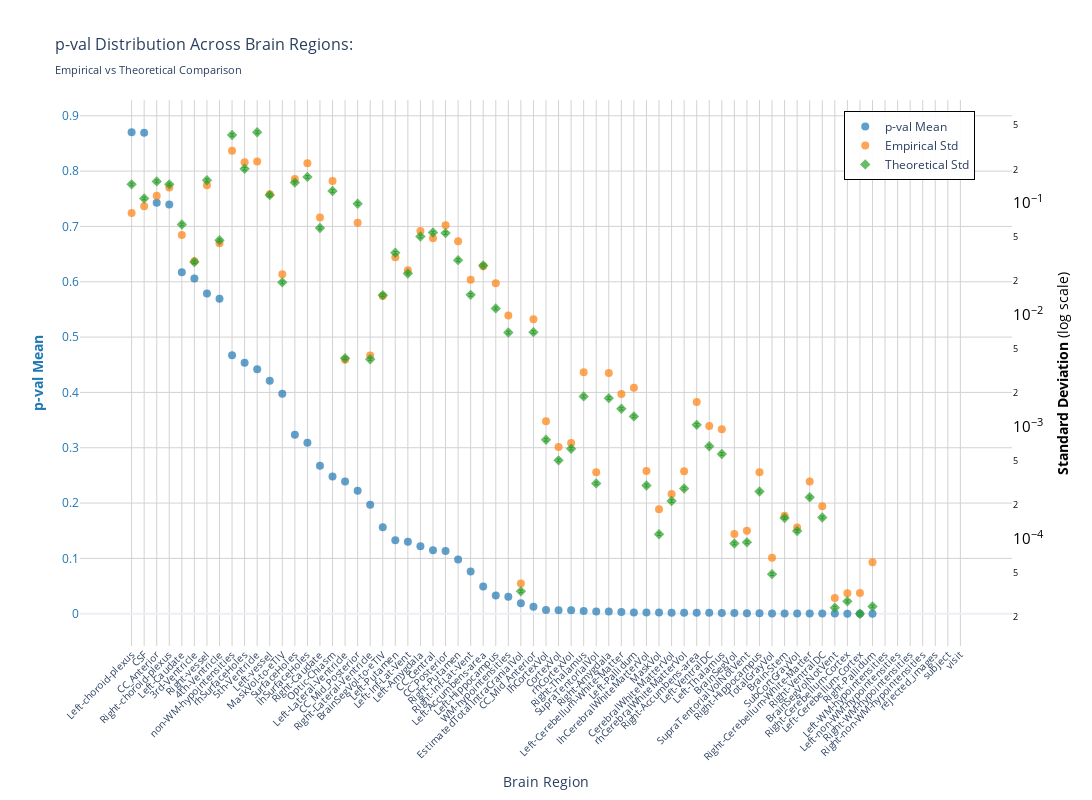
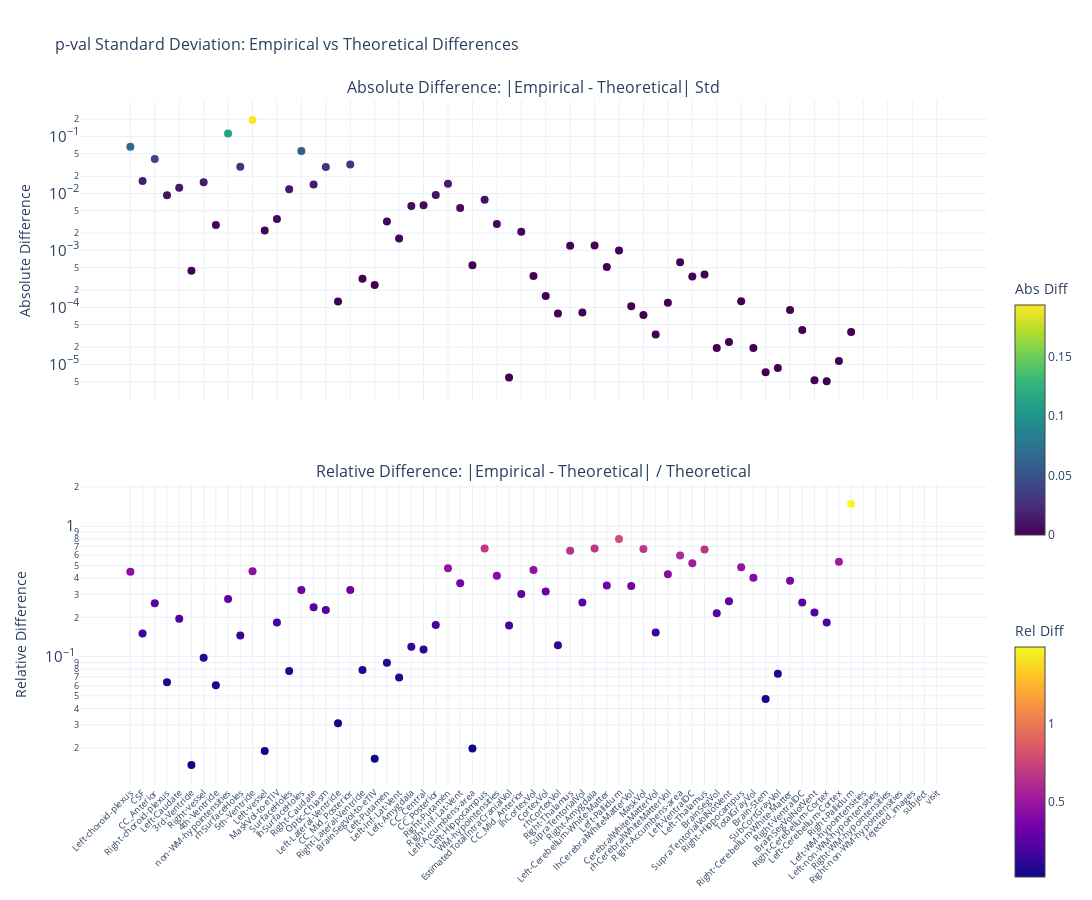

The notebook cell saved with these charts, in order:
### Markdown cell above
### p-value

### Code cell
nu_nav = df_navr[(df_navr["timepoint"] == "baseline") & (df_navr["group"] == "HC-PD")]
data_path = stats_dir / f"ancova_baseline_{METRIC}.parquet"
df, stats = get_test_stats(
    data_path, stat_functions_F, nu_nav, hemisphere=False, study="baseline"
)
show_figure(stats, hemisphere=False, stat_name="p-val", study="baseline", metric=METRIC)

### Figure 1 — Plotly figure (JSON) as saved in the notebook; plotly's stock layout.template omitted (floating-point values rounded to 4 significant figures)
{"data": [{"hovertemplate": "<b>%{x}</b><br>Mean p-val: %{y:.2f}<br><extra></extra>", "marker": {"color": "#1f77b4", "opacity": 0.7, "size": 8}, "mode": "markers", "name": "p-val Mean", "type": "scatter", "x": ["Left-choroid-plexus", "CSF", "CC_Anterior", "Right-choroid-plexus", "Left-Caudate", "3rd-Ventricle", "Right-vessel", "4th-Ventricle", "non-WM-hypointensities", "rhSurfaceHoles", "5th-Ventricle", "Left-vessel", "MaskVol-to-eTIV", "SurfaceHoles", "lhSurfaceHoles", "Right-Caudate", "Optic-Chiasm", "Left-Lateral-Ventricle", "CC_Mid_Posterior", "Right-Lateral-Ventricle", "BrainSegVol-to-eTIV", "Left-Putamen", "Left-Inf-Lat-Vent", "Left-Amygdala", "CC_Central", "CC_Posterior", "Right-Putamen", "Right-Inf-Lat-Vent", "Left-Accumbens-area", "Left-Hippocampus", "WM-hypointensities", "EstimatedTotalIntraCranialVol", "CC_Mid_Anterior", "lhCortexVol", "CortexVol", "rhCortexVol", "Right-Thalamus", "SupraTentorialVol", "Right-Amygdala", "Left-Cerebellum-White-Matter", "Left-Pallidum", "lhCerebralWhiteMatterVol", "MaskVol", "CerebralWhiteMatterVol", "rhCerebralWhiteMatterVol", "Right-Accumbens-area", "Left-VentralDC", "Left-Thalamus", "BrainSegVol", "SupraTentorialVolNotVent", "Right-Hippocampus", "TotalGrayVol", "Brain-Stem", "SubCortGrayVol", "Right-Cerebellum-White-Matter", "Right-VentralDC", "BrainSegVolNotVent", "Right-Cerebellum-Cortex", "Left-Cerebellum-Cortex", "Right-Pallidum", "Left-WM-hypointensities", "Left-non-WM-hypointensities", "Right-WM-hypointensities", "Right-non-WM-hypointensities", "rejected_images", "subject", "visit"], "y": [0.8701, 0.8694, 0.7429, 0.7398, 0.6173, 0.606, 0.5788, 0.5691, 0.4674, 0.4537, 0.4419, 0.421, 0.3978, 0.3234, 0.3089, 0.2673, 0.2479, 0.2389, 0.2223, 0.1969, 0.1562, 0.1329, 0.1303, 0.122, 0.1147, 0.1135, 0.09793, 0.07614, 0.04927, 0.03314, 0.03052, 0.01913, 0.01279, 0.006717, 0.006245, 0.006153, 0.004889, 0.003961, 0.003843, 0.003078, 0.002425, 0.002179, 0.002178, 0.001983, 0.00193, 0.001922, 0.001588, 0.001328, 0.001109, 0.001015, 0.0006857, 0.0005819, 0.0005499, 0.00052, 0.0003864, 0.0003491, 0.0002605, 0.0001175, 0.0001013, 4.898e-05, NaN, NaN, NaN, NaN, NaN, NaN, NaN], "yaxis": "y"}, {"hovertemplate": "<b>%{x}</b><br>Empirical Std: %{y:.3f}<br><extra></extra>", "marker": {"color": "#ff7f0e", "opacity": 0.7, "size": 8, "symbol": "circle"}, "mode": "markers", "name": "Empirical Std", "type": "scatter", "x": ["Left-choroid-plexus", "CSF", "CC_Anterior", "Right-choroid-plexus", "Left-Caudate", "3rd-Ventricle", "Right-vessel", "4th-Ventricle", "non-WM-hypointensities", "rhSurfaceHoles", "5th-Ventricle", "Left-vessel", "MaskVol-to-eTIV", "SurfaceHoles", "lhSurfaceHoles", "Right-Caudate", "Optic-Chiasm", "Left-Lateral-Ventricle", "CC_Mid_Posterior", "Right-Lateral-Ventricle", "BrainSegVol-to-eTIV", "Left-Putamen", "Left-Inf-Lat-Vent", "Left-Amygdala", "CC_Central", "CC_Posterior", "Right-Putamen", "Right-Inf-Lat-Vent", "Left-Accumbens-area", "Left-Hippocampus", "WM-hypointensities", "EstimatedTotalIntraCranialVol", "CC_Mid_Anterior", "lhCortexVol", "CortexVol", "rhCortexVol", "Right-Thalamus", "SupraTentorialVol", "Right-Amygdala", "Left-Cerebellum-White-Matter", "Left-Pallidum", "lhCerebralWhiteMatterVol", "MaskVol", "CerebralWhiteMatterVol", "rhCerebralWhiteMatterVol", "Right-Accumbens-area", "Left-VentralDC", "Left-Thalamus", "BrainSegVol", "SupraTentorialVolNotVent", "Right-Hippocampus", "TotalGrayVol", "Brain-Stem", "SubCortGrayVol", "Right-Cerebellum-White-Matter", "Right-VentralDC", "BrainSegVolNotVent", "Right-Cerebellum-Cortex", "Left-Cerebellum-Cortex", "Right-Pallidum", "Left-WM-hypointensities", "Left-non-WM-hypointensities", "Right-WM-hypointensities", "Right-non-WM-hypointensities", "rejected_images", "subject", "visit"], "y": [0.08137, 0.09354, 0.1162, 0.1377, 0.0519, 0.03016, 0.1441, 0.04376, 0.2942, 0.2319, 0.2356, 0.1202, 0.02315, 0.1643, 0.2269, 0.07434, 0.1574, 0.003982, 0.0667, 0.004345, 0.0148, 0.03275, 0.02509, 0.05625, 0.04843, 0.06335, 0.04565, 0.02067, 0.02721, 0.0192, 0.009888, 3.984e-05, 0.009157, 0.001121, 0.0006614, 0.0007168, 0.003087, 0.0003943, 0.003028, 0.001964, 0.002235, 0.0004042, 0.0001835, 0.000251, 0.0004025, 0.001667, 0.00102, 0.0009527, 0.0001102, 0.0001178, 0.0003928, 6.784e-05, 0.0001608, 0.0001261, 0.0003247, 0.0001955, 2.958e-05, 3.267e-05, 3.287e-05, 6.188e-05, NaN, NaN, NaN, NaN, NaN, NaN, NaN], "yaxis": "y2"}, {"error_y": {"array": [0.004122, 0.003084, 0.004379, 0.00412, 0.001806, 0.0008327, 0.004478, 0.001305, 0.01139, 0.005672, 0.01203, 0.003304, 0.0005486, 0.004272, 0.004802, 0.001681, 0.003591, 0.0001151, 0.002766, 0.0001129, 0.0004217, 0.001008, 0.0006575, 0.001408, 0.00153, 0.001511, 0.0008661, 0.0004242, 0.0007776, 0.0003211, 0.0001955, 9.513e-07, 0.000197, 2.149e-05, 1.409e-05, 1.79e-05, 5.25e-05, 8.766e-06, 5.066e-05, 4.073e-05, 3.481e-05, 8.398e-06, 3.082e-06, 6.098e-06, 7.895e-06, 2.925e-05, 1.88e-05, 1.606e-05, 2.542e-06, 2.608e-06, 7.412e-06, 1.354e-06, 4.302e-06, 3.289e-06, 6.583e-06, 4.347e-06, 6.804e-07, 7.739e-07, 6.005e-07, 6.964e-07, NaN, NaN, NaN, NaN, NaN, NaN, NaN], "arrayminus": [0.004007, 0.002999, 0.004258, 0.004006, 0.001756, 0.0008097, 0.004354, 0.001269, 0.01107, 0.005515, 0.01169, 0.003213, 0.0005334, 0.004153, 0.004669, 0.001634, 0.003492, 0.0001119, 0.002689, 0.0001097, 0.00041, 0.0009799, 0.0006393, 0.001369, 0.001488, 0.001469, 0.0008421, 0.0004124, 0.000756, 0.0003122, 0.0001901, 9.249e-07, 0.0001915, 2.089e-05, 1.37e-05, 1.74e-05, 5.104e-05, 8.523e-06, 4.926e-05, 3.96e-05, 3.384e-05, 8.165e-06, 2.997e-06, 5.929e-06, 7.677e-06, 2.844e-05, 1.828e-05, 1.562e-05, 2.471e-06, 2.535e-06, 7.206e-06, 1.317e-06, 4.183e-06, 3.198e-06, 6.4e-06, 4.226e-06, 6.615e-07, 7.524e-07, 5.838e-07, 6.771e-07, NaN, NaN, NaN, NaN, NaN, NaN, NaN], "color": "#2ca02c", "thickness": 1, "type": "data", "visible": true, "width": 2}, "hovertemplate": "<b>%{x}</b><br>Theoretical Std: %{y:.3f}<br><extra></extra>", "marker": {"color": "#2ca02c", "opacity": 0.7, "size": 8, "symbol": "diamond"}, "mode": "markers", "name": "Theoretical Std", "type": "scatter", "x": ["Left-choroid-plexus", "CSF", "CC_Anterior", "Right-choroid-plexus", "Left-Caudate", "3rd-Ventricle", "Right-vessel", "4th-Ventricle", "non-WM-hypointensities", "rhSurfaceHoles", "5th-Ventricle", "Left-vessel", "MaskVol-to-eTIV", "SurfaceHoles", "lhSurfaceHoles", "Right-Caudate", "Optic-Chiasm", "Left-Lateral-Ventricle", "CC_Mid_Posterior", "Right-Lateral-Ventricle", "BrainSegVol-to-eTIV", "Left-Putamen", "Left-Inf-Lat-Vent", "Left-Amygdala", "CC_Central", "CC_Posterior", "Right-Putamen", "Right-Inf-Lat-Vent", "Left-Accumbens-area", "Left-Hippocampus", "WM-hypointensities", "EstimatedTotalIntraCranialVol", "CC_Mid_Anterior", "lhCortexVol", "CortexVol", "rhCortexVol", "Right-Thalamus", "SupraTentorialVol", "Right-Amygdala", "Left-Cerebellum-White-Matter", "Left-Pallidum", "lhCerebralWhiteMatterVol", "MaskVol", "CerebralWhiteMatterVol", "rhCerebralWhiteMatterVol", "Right-Accumbens-area", "Left-VentralDC", "Left-Thalamus", "BrainSegVol", "SupraTentorialVolNotVent", "Right-Hippocampus", "TotalGrayVol", "Brain-Stem", "SubCortGrayVol", "Right-Cerebellum-White-Matter", "Right-VentralDC", "BrainSegVolNotVent", "Right-Cerebellum-Cortex", "Left-Cerebellum-Cortex", "Right-Pallidum", "Left-WM-hypointensities", "Left-non-WM-hypointensities", "Right-WM-hypointensities", "Right-non-WM-hypointensities", "rejected_images", "subject", "visit"], "y": [0.1471, 0.1101, 0.1563, 0.1471, 0.06445, 0.02972, 0.1598, 0.04657, 0.4065, 0.2025, 0.4292, 0.1179, 0.01958, 0.1525, 0.1714, 0.05998, 0.1282, 0.004109, 0.09872, 0.004028, 0.01505, 0.03597, 0.02347, 0.05027, 0.05461, 0.05394, 0.03091, 0.01514, 0.02775, 0.01146, 0.006978, 3.395e-05, 0.00703, 0.000767, 0.0005028, 0.0006388, 0.001874, 0.0003129, 0.001808, 0.001454, 0.001242, 0.0002997, 0.00011, 0.0002176, 0.0002818, 0.001044, 0.0006711, 0.0005732, 9.072e-05, 9.307e-05, 0.0002645, 4.834e-05, 0.0001535, 0.0001174, 0.0002349, 0.0001551, 2.428e-05, 2.762e-05, 2.143e-05, 2.485e-05, NaN, NaN, NaN, NaN, NaN, NaN, NaN], "yaxis": "y2"}], "layout": {"height": 800, "hovermode": "x", "legend": {"bgcolor": "rgba(255, 255, 255, 0.9)", "bordercolor": "black", "borderwidth": 1, "font": {"size": 12}, "orientation": "v", "x": 0.82, "y": 0.98}, "title": {"font": {"size": 16}, "text": "p-val Distribution Across Brain Regions:<br><sub>Empirical vs Theoretical Comparison</sub>"}, "width": 1400, "xaxis": {"gridcolor": "lightgray", "showgrid": true, "tickangle": -45, "tickfont": {"size": 10}, "title": {"text": "Brain Region"}}, "yaxis": {"gridcolor": "lightgray", "showgrid": true, "side": "left", "tickfont": {"color": "#1f77b4"}, "title": {"font": {"color": "#1f77b4"}, "text": "<b>p-val Mean</b>"}}, "yaxis2": {"exponentformat": "power", "overlaying": "y", "showgrid": false, "side": "right", "tickfont": {"color": "black"}, "title": {"font": {"color": "black"}, "text": "<b>Standard Deviation</b> (log scale)"}, "type": "log"}}}

### Figure 2 — Plotly figure (JSON) as saved in the notebook; plotly's stock layout.template omitted (floating-point values rounded to 4 significant figures)
{"data": [{"hovertemplate": "<b>%{x}</b><br>Abs Diff: %{y:.4f}<br><extra></extra>", "marker": {"color": [0.06573, 0.01655, 0.04011, 0.009333, 0.01255, 0.0004388, 0.0157, 0.002805, 0.1124, 0.0294, 0.1936, 0.002225, 0.003573, 0.01184, 0.05548, 0.01436, 0.02922, 0.0001266, 0.03202, 0.0003174, 0.0002483, 0.003224, 0.001624, 0.005986, 0.00618, 0.009413, 0.01474, 0.005535, 0.0005468, 0.007742, 0.00291, 5.892e-06, 0.002127, 0.0003543, 0.0001586, 7.807e-05, 0.001213, 8.141e-05, 0.001219, 0.0005106, 0.0009925, 0.0001045, 7.351e-05, 3.332e-05, 0.0001207, 0.0006225, 0.0003488, 0.0003794, 1.948e-05, 2.475e-05, 0.0001282, 1.95e-05, 7.27e-06, 8.674e-06, 8.973e-05, 4.034e-05, 5.301e-06, 5.049e-06, 1.144e-05, 3.703e-05, NaN, NaN, NaN, NaN, NaN, NaN, NaN], "colorbar": {"len": 0.4, "title": {"text": "Abs Diff"}, "y": 0.75, "yanchor": "top"}, "colorscale": [[0, "#440154"], [0.1111, "#482878"], [0.2222, "#3e4989"], [0.3333, "#31688e"], [0.4444, "#26828e"], [0.5556, "#1f9e89"], [0.6667, "#35b779"], [0.7778, "#6ece58"], [0.8889, "#b5de2b"], [1, "#fde725"]], "showscale": true, "size": 8}, "mode": "markers", "name": "Absolute", "type": "scatter", "x": ["Left-choroid-plexus", "CSF", "CC_Anterior", "Right-choroid-plexus", "Left-Caudate", "3rd-Ventricle", "Right-vessel", "4th-Ventricle", "non-WM-hypointensities", "rhSurfaceHoles", "5th-Ventricle", "Left-vessel", "MaskVol-to-eTIV", "SurfaceHoles", "lhSurfaceHoles", "Right-Caudate", "Optic-Chiasm", "Left-Lateral-Ventricle", "CC_Mid_Posterior", "Right-Lateral-Ventricle", "BrainSegVol-to-eTIV", "Left-Putamen", "Left-Inf-Lat-Vent", "Left-Amygdala", "CC_Central", "CC_Posterior", "Right-Putamen", "Right-Inf-Lat-Vent", "Left-Accumbens-area", "Left-Hippocampus", "WM-hypointensities", "EstimatedTotalIntraCranialVol", "CC_Mid_Anterior", "lhCortexVol", "CortexVol", "rhCortexVol", "Right-Thalamus", "SupraTentorialVol", "Right-Amygdala", "Left-Cerebellum-White-Matter", "Left-Pallidum", "lhCerebralWhiteMatterVol", "MaskVol", "CerebralWhiteMatterVol", "rhCerebralWhiteMatterVol", "Right-Accumbens-area", "Left-VentralDC", "Left-Thalamus", "BrainSegVol", "SupraTentorialVolNotVent", "Right-Hippocampus", "TotalGrayVol", "Brain-Stem", "SubCortGrayVol", "Right-Cerebellum-White-Matter", "Right-VentralDC", "BrainSegVolNotVent", "Right-Cerebellum-Cortex", "Left-Cerebellum-Cortex", "Right-Pallidum", "Left-WM-hypointensities", "Left-non-WM-hypointensities", "Right-WM-hypointensities", "Right-non-WM-hypointensities", "rejected_images", "subject", "visit"], "xaxis": "x", "y": [0.06573, 0.01655, 0.04011, 0.009333, 0.01255, 0.0004388, 0.0157, 0.002805, 0.1124, 0.0294, 0.1936, 0.002225, 0.003573, 0.01184, 0.05548, 0.01436, 0.02922, 0.0001266, 0.03202, 0.0003174, 0.0002483, 0.003224, 0.001624, 0.005986, 0.00618, 0.009413, 0.01474, 0.005535, 0.0005468, 0.007742, 0.00291, 5.892e-06, 0.002127, 0.0003543, 0.0001586, 7.807e-05, 0.001213, 8.141e-05, 0.001219, 0.0005106, 0.0009925, 0.0001045, 7.351e-05, 3.332e-05, 0.0001207, 0.0006225, 0.0003488, 0.0003794, 1.948e-05, 2.475e-05, 0.0001282, 1.95e-05, 7.27e-06, 8.674e-06, 8.973e-05, 4.034e-05, 5.301e-06, 5.049e-06, 1.144e-05, 3.703e-05, NaN, NaN, NaN, NaN, NaN, NaN, NaN], "yaxis": "y"}, {"hovertemplate": "<b>%{x}</b><br>Rel Diff: %{y:.2%}<br><extra></extra>", "marker": {"color": [0.4468, 0.1503, 0.2566, 0.06346, 0.1948, 0.01476, 0.09823, 0.06023, 0.2764, 0.1452, 0.451, 0.01887, 0.1825, 0.07766, 0.3237, 0.2394, 0.2279, 0.0308, 0.3244, 0.07881, 0.0165, 0.08963, 0.0692, 0.1191, 0.1132, 0.1745, 0.4768, 0.3656, 0.0197, 0.6754, 0.417, 0.1735, 0.3025, 0.4619, 0.3153, 0.1222, 0.6474, 0.2602, 0.6744, 0.3512, 0.7989, 0.3486, 0.6682, 0.1531, 0.4282, 0.5962, 0.5197, 0.662, 0.2148, 0.2659, 0.4847, 0.4033, 0.04735, 0.07389, 0.3819, 0.26, 0.2183, 0.1828, 0.5339, 1.49, NaN, NaN, NaN, NaN, NaN, NaN, NaN], "colorbar": {"len": 0.4, "title": {"text": "Rel Diff"}, "y": 0.25, "yanchor": "top"}, "colorscale": [[0, "#0d0887"], [0.1111, "#46039f"], [0.2222, "#7201a8"], [0.3333, "#9c179e"], [0.4444, "#bd3786"], [0.5556, "#d8576b"], [0.6667, "#ed7953"], [0.7778, "#fb9f3a"], [0.8889, "#fdca26"], [1, "#f0f921"]], "showscale": true, "size": 8}, "mode": "markers", "name": "Relative", "type": "scatter", "x": ["Left-choroid-plexus", "CSF", "CC_Anterior", "Right-choroid-plexus", "Left-Caudate", "3rd-Ventricle", "Right-vessel", "4th-Ventricle", "non-WM-hypointensities", "rhSurfaceHoles", "5th-Ventricle", "Left-vessel", "MaskVol-to-eTIV", "SurfaceHoles", "lhSurfaceHoles", "Right-Caudate", "Optic-Chiasm", "Left-Lateral-Ventricle", "CC_Mid_Posterior", "Right-Lateral-Ventricle", "BrainSegVol-to-eTIV", "Left-Putamen", "Left-Inf-Lat-Vent", "Left-Amygdala", "CC_Central", "CC_Posterior", "Right-Putamen", "Right-Inf-Lat-Vent", "Left-Accumbens-area", "Left-Hippocampus", "WM-hypointensities", "EstimatedTotalIntraCranialVol", "CC_Mid_Anterior", "lhCortexVol", "CortexVol", "rhCortexVol", "Right-Thalamus", "SupraTentorialVol", "Right-Amygdala", "Left-Cerebellum-White-Matter", "Left-Pallidum", "lhCerebralWhiteMatterVol", "MaskVol", "CerebralWhiteMatterVol", "rhCerebralWhiteMatterVol", "Right-Accumbens-area", "Left-VentralDC", "Left-Thalamus", "BrainSegVol", "SupraTentorialVolNotVent", "Right-Hippocampus", "TotalGrayVol", "Brain-Stem", "SubCortGrayVol", "Right-Cerebellum-White-Matter", "Right-VentralDC", "BrainSegVolNotVent", "Right-Cerebellum-Cortex", "Left-Cerebellum-Cortex", "Right-Pallidum", "Left-WM-hypointensities", "Left-non-WM-hypointensities", "Right-WM-hypointensities", "Right-non-WM-hypointensities", "rejected_images", "subject", "visit"], "xaxis": "x2", "y": [0.4468, 0.1503, 0.2566, 0.06346, 0.1948, 0.01476, 0.09823, 0.06023, 0.2764, 0.1452, 0.451, 0.01887, 0.1825, 0.07766, 0.3237, 0.2394, 0.2279, 0.0308, 0.3244, 0.07881, 0.0165, 0.08963, 0.0692, 0.1191, 0.1132, 0.1745, 0.4768, 0.3656, 0.0197, 0.6754, 0.417, 0.1735, 0.3025, 0.4619, 0.3153, 0.1222, 0.6474, 0.2602, 0.6744, 0.3512, 0.7989, 0.3486, 0.6682, 0.1531, 0.4282, 0.5962, 0.5197, 0.662, 0.2148, 0.2659, 0.4847, 0.4033, 0.04735, 0.07389, 0.3819, 0.26, 0.2183, 0.1828, 0.5339, 1.49, NaN, NaN, NaN, NaN, NaN, NaN, NaN], "yaxis": "y2"}], "layout": {"annotations": [{"font": {"size": 16}, "showarrow": false, "text": "Absolute Difference: |Empirical - Theoretical| Std", "x": 0.5, "xanchor": "center", "xref": "paper", "y": 1, "yanchor": "bottom", "yref": "paper"}, {"font": {"size": 16}, "showarrow": false, "text": "Relative Difference: |Empirical - Theoretical| / Theoretical", "x": 0.5, "xanchor": "center", "xref": "paper", "y": 0.44, "yanchor": "bottom", "yref": "paper"}], "height": 900, "hovermode": "x unified", "showlegend": false, "title": {"font": {"size": 16}, "text": "p-val Standard Deviation: Empirical vs Theoretical Differences"}, "width": 1400, "xaxis": {"anchor": "y", "domain": [0, 1], "showticklabels": false}, "xaxis2": {"anchor": "y2", "domain": [0, 1], "tickangle": -45, "tickfont": {"size": 9}}, "yaxis": {"anchor": "x", "domain": [0.56, 1], "exponentformat": "power", "title": {"text": "Absolute Difference"}, "type": "log"}, "yaxis2": {"anchor": "x2", "domain": [0, 0.44], "exponentformat": "power", "title": {"text": "Relative Difference"}, "type": "log"}}}
